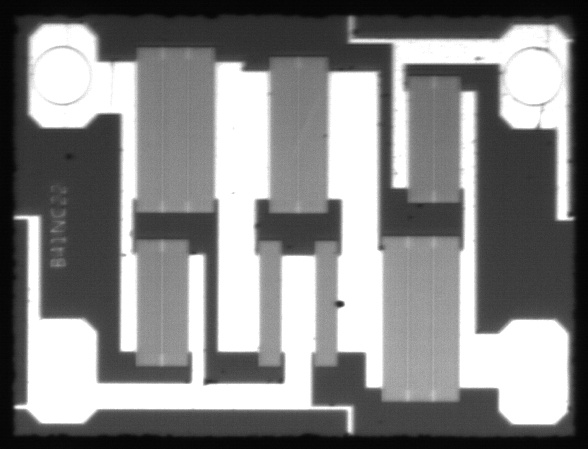
#> input picture opencv/01特征点匹配/1.jpg, 588 x 449 px
$ python '特征点匹配.py'
#> lines starting #> are read from the running program, lines starting #| are printed output that depends on the picture
import cv2 as cv
from matplotlib import pyplot as plt

queryImage = cv.imread("1.jpg", 0)
#> queryImage is the input picture: shape (449, 588); min 3, max 255, mean 134.7
trainingImage = cv.imread("2.jpg", 0)  # 读取要匹配的灰度照片
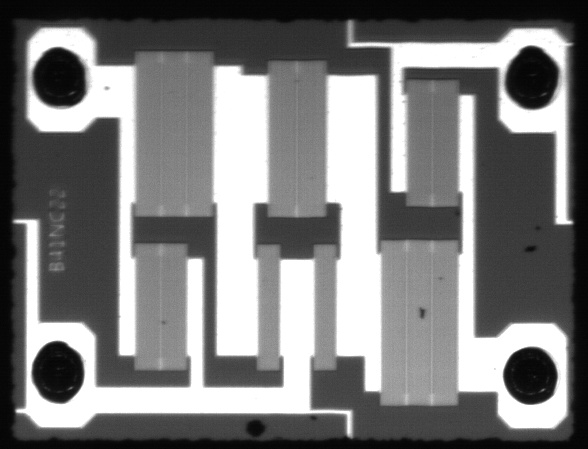
#> input picture opencv/01特征点匹配/2.jpg, 588 x 449 px
#> trainingImage is the input picture: shape (449, 588); min 3, max 255, mean 124.5
sift = cv.SIFT_create()  # 创建sift检测器
kp1, des1 = sift.detectAndCompute(queryImage, None)
#> kp1 = 269 keypoints; strongest (x, y, size): (62, 374, 55), (563, 211, 12.5), (340, 304, 4.6), (528, 63, 50)
kp2, des2 = sift.detectAndCompute(trainingImage, None)
#> kp2 = 251 keypoints; strongest (x, y, size): (528, 375, 29.8), (63, 79, 29.9), (60, 373, 29.1), (553, 43, 20.9)
# 设置Flannde参数
FLANN_INDEX_KDTREE = 0
indexParams = dict(algorithm=FLANN_INDEX_KDTREE, trees=5)
searchParams = dict(checks=50)
flann = cv.FlannBasedMatcher(indexParams, searchParams)
matches = flann.knnMatch(des1, des2, k=2)
#> matches = 269 matches
# 设置好初始匹配值
matchesMask = [[0, 0] for i in range(len(matches))]
#> matchesMask = 269 pairs, first value 0 to 0, second value 0 to 0
for i, (m, n) in enumerate(matches):
    if m.distance < 0.2 * n.distance:  # 舍弃小于0.5的匹配结果
        matchesMask[i] = [1, 0]
#> after the loop, matchesMask = 269 pairs, first value 0 to 1, second value 0 to 0
drawParams = dict(matchColor=(0, 0, 255), singlePointColor=(255, 0, 0), matchesMask=matchesMask,
                  flags=0)  # 给特征点和匹配的线定义颜色
#> drawParams = 4 items
resultimage = cv.drawMatchesKnn(queryImage, kp1, trainingImage, kp2, matches, None, **drawParams)  # 画出匹配的结果
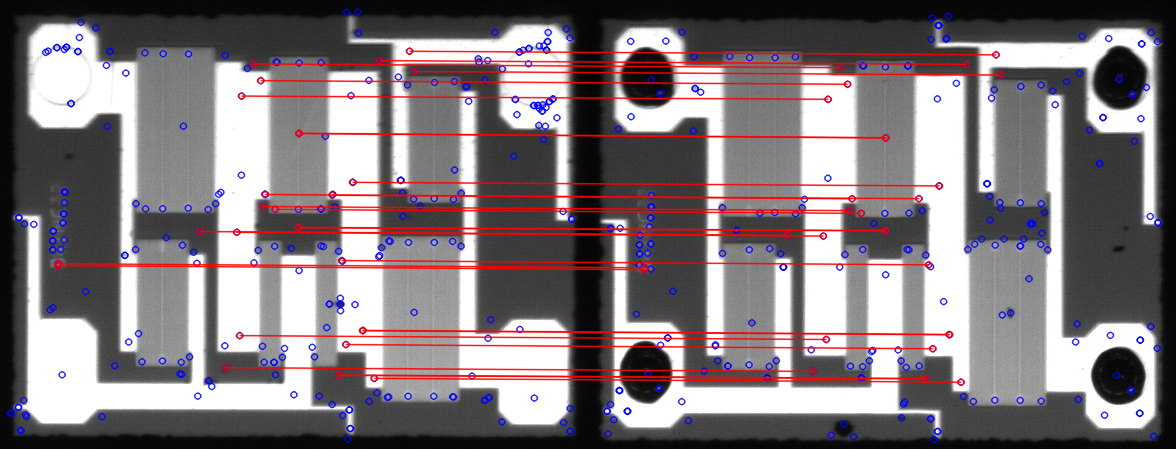
#> resultimage: shape (449, 1176, 3); mean of channels 0, 1, 2 126, 121.8, 131.8; drawn as B, G, R
plt.imshow(resultimage, ), plt.show()
